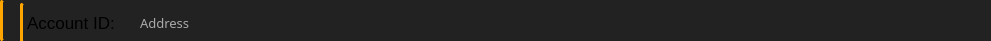
     <widget class="QGroupBox" name="addressBox">
      <property name="geometry">
       <rect>
        <x>20</x>
        <y>60</y>
        <width>991</width>
        <height>41</height>
       </rect>
      </property>
      <property name="styleSheet">
       <string notr="true">background: #222; border-left: 3px solid orange; border-radius: 2px;</string>
      </property>
      <property name="title">
       <string/>
      </property>
      <widget class="QPushButton" name="m_copyAddressButton">
       <property name="geometry">
        <rect>
         <x>950</x>
         <y>3</y>
         <width>40</width>
         <height>40</height>
        </rect>
       </property>
       <property name="toolTip">
        <string>Copy Account ID</string>
       </property>
       <property name="styleSheet">
        <string notr="true">border: none;</string>
       </property>
       <property name="text">
        <string/>
       </property>
       <property name="icon">
        <iconset resource="../../resources.qrc">
         <normaloff>:/icons/editcopy-old.png</normaloff>:/icons/editcopy-old.png</iconset>
       </property>
      </widget>
      <widget class="QLabel" name="m_myAddress">
       <property name="geometry">
        <rect>
         <x>140</x>
         <y>3</y>
         <width>811</width>
         <height>40</height>
        </rect>
       </property>
       <property name="font">
        <font>
         <family>Poppins</family>
         <pointsize>-1</pointsize>
        </font>
       </property>
       <property name="styleSheet">
        <string notr="true">text-align: left; color: #aaa; margin-left: 0px;
font-family: Poppins;
font-size: 13px; border: none;</string>
       </property>
       <property name="text">
        <string>Address</string>
       </property>
      </widget>
      <widget class="QLabel" name="label">
       <property name="geometry">
        <rect>
         <x>20</x>
         <y>3</y>
         <width>100</width>
         <height>40</height>
        </rect>
       </property>
       <property name="font">
        <font>
         <pointsize>13</pointsize>
        </font>
       </property>
       <property name="text">
        <string>Account ID:</string>
       </property>
      </widget>
     </widget>
